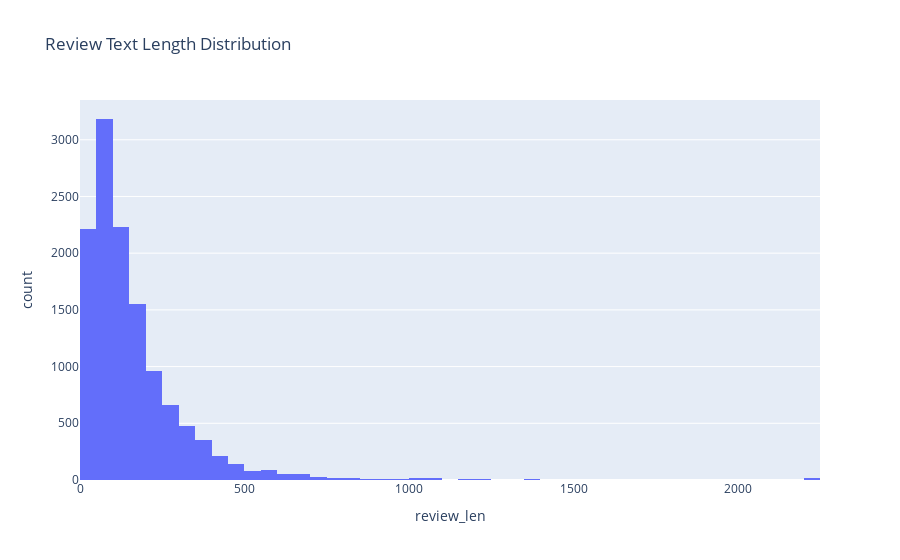

Notebook cell for this chart:
### Code cell
fig1 = px.histogram(df, x='review_len', nbins=50, title='Review Text Length Distribution')
fig1.show()

### Figure 1 — Plotly figure (JSON) as saved in the notebook; plotly's stock layout.template omitted (floating-point values rounded to 4 significant figures; data arrays with more than 128 entries replaced by an {"elided": "..."} marker saying what was removed)
{"data": [{"bingroup": "x", "hovertemplate": "review_len=%{x}<br>count=%{y}<extra></extra>", "legendgroup": "", "marker": {"color": "#636efa", "pattern": {"shape": ""}}, "name": "", "nbinsx": 50, "orientation": "v", "showlegend": false, "type": "histogram", "x": {"elided": "12442 int values"}, "xaxis": "x", "yaxis": "y"}], "layout": {"barmode": "relative", "legend": {"tracegroupgap": 0}, "title": {"text": "Review Text Length Distribution"}, "xaxis": {"anchor": "y", "domain": [0, 1], "title": {"text": "review_len"}}, "yaxis": {"anchor": "x", "domain": [0, 1], "title": {"text": "count"}}}}
